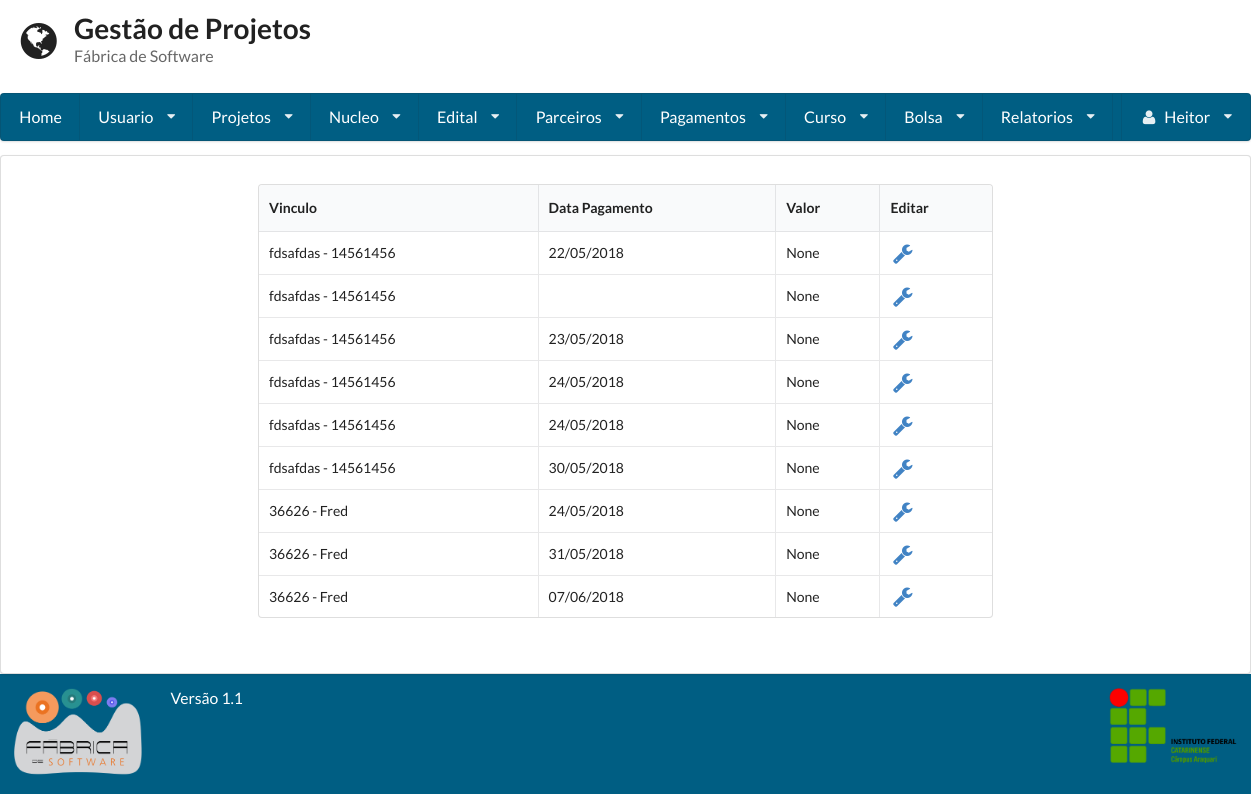
Before: /consulta_pagamento/ (signed in) with the older database file.
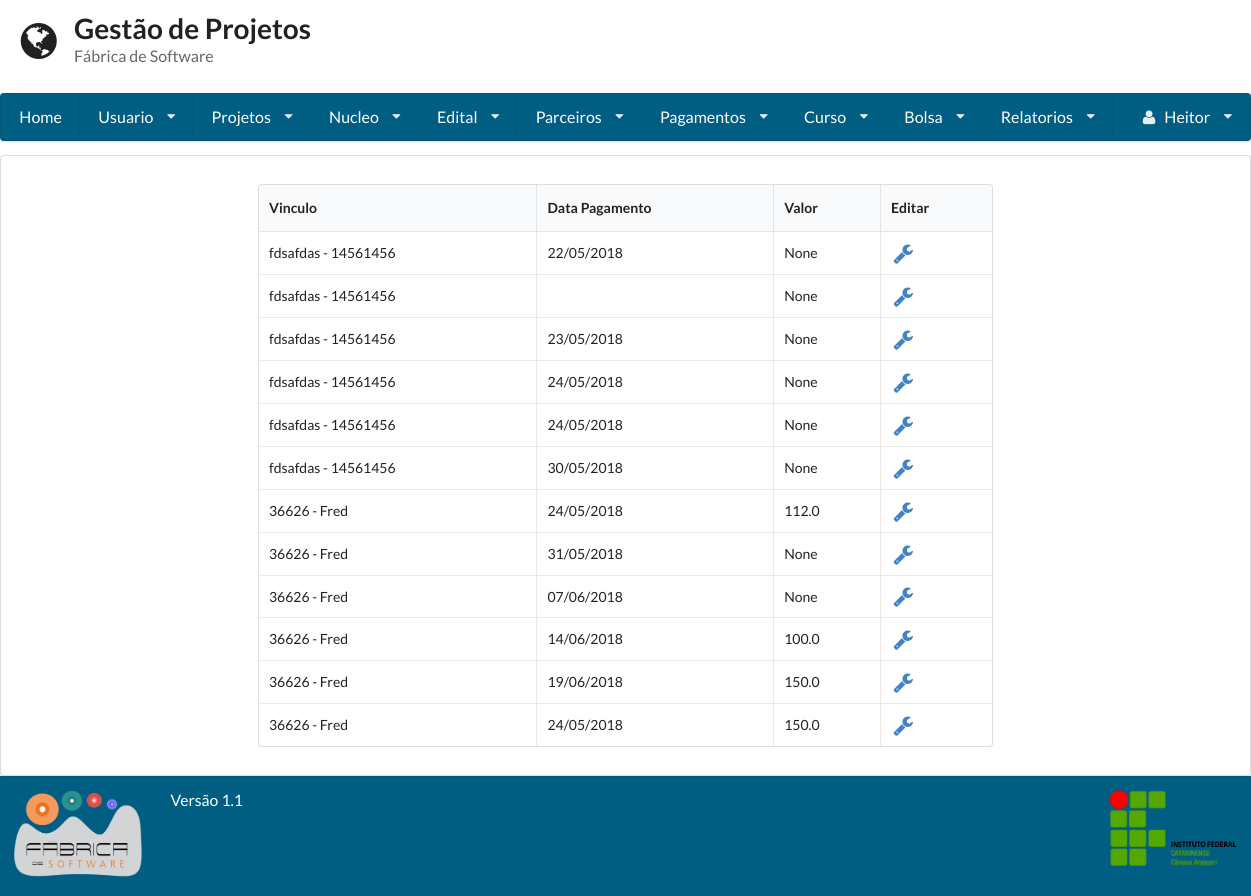
After: the same page with the newer database file.
### gestaoapp/models/pagamentos.py (models this page shows, shortened)
class Pagamentos(models.Model):
    dt_pagamento = models.DateField(null=True, blank=True)
    vinculo = models.ForeignKey(Vinculo)
    valor = models.FloatField(null=True)

### gestaoapp/models/vinculo.py (models this page shows)
class Vinculo(models.Model):
    status = models.BooleanField(default=True)
    dt_inicio = models.DateField(null=True, blank=True)
    dt_termino = models.DateField(null=True, blank=True)
    bolsa = models.ForeignKey(Bolsa, null=True, on_delete=models.CASCADE)
    usuario = models.ForeignKey(Usuario, null=True, on_delete=models.CASCADE)
    def __unicode__(self):
        return '%s - %s' %(self.bolsa.codigo, self.usuario.username)

### gestaoapp/models/bolsa.py (models this page shows, shortened)
class Bolsa(models.Model):
    codigo = models.CharField(max_length=255)
    valor = models.DecimalField(max_digits=8, decimal_places=2)
    dt_inicio = models.DateField()
    dt_termino = models.DateField()
    edital = models.ForeignKey(Edital)
    qtd_pagamento = models.IntegerField(default=0, null=True, blank=True)
    status = models.BooleanField(default=True)
    vinculos = models.ManyToManyField(Usuario, through='Vinculo', blank=True)
    data_hora_cadastro = models.DateTimeField(auto_now=True)
    responsavel_cadastro = models.ForeignKey(User, related_name= 'responsavel')
    responsavel_gerencia = models.ForeignKey(Usuario, related_name= 'responsavel_gerencia')

### gestaoapp/views/pagamentos.py (the view)
# urls.py: url(r'^consulta_pagamento/$', ConsultaPagamento.as_view(), name='consultar_pagamento'),
class ConsultaPagamento(LoginRequiredMixin, View):
    template = 'pagamentos/consulta.html'
    def get(self, request):
        context_dict = {}
        usuario = Usuario.objects.get(id=request.user.id)
        vinculo = Vinculo.objects.filter(usuario=usuario)
        if usuario.super_adm == 1:
            context_dict['pagamentos'] = Pagamentos.objects.all()
        else:
            if vinculo:
                context_dict['pagamentos'] = Pagamentos.objects.filter(vinculo=vinculo)
        return render(request, self.template, context_dict)

### gestaoapp/templates/pagamentos/consulta.html (shortened to what this page needs)
{% extends 'base.html' %}
{% block conteudo %}
    <table class="ui celled table">
        <thead>
        <tr>
            <th>Vinculo</th>
            <th>Data Pagamento</th>
            <th>Valor</th>
            <th>Editar</th>
        </tr>
        </thead>
        <tbody>
        {% for pagamento in pagamentos %}
            <tr>
                <td>{{ pagamento.vinculo }}</td>
                <td>{{ pagamento.dt_pagamento|date:"d/m/Y" }}</td>
            <td>{{ pagamento.valor }}</td>
             <td><a href="{% url 'editar_pagamento' pagamento.id %}"><i class="configure large icon"></i></a></td>
            </tr>
        {% endfor %}
        </tbody>
    </table>
{% endblock %}

### gestaoapp/templates/base.html (shortened to what this page needs)
<!doctype html>
<head>
    {% load staticfiles %}
    <link rel="stylesheet" href="{% static 'semantic-2.1/dist/semantic.css' %}"/>
    <link rel="stylesheet" href="{% static 'base.css' %}"/>
</head>
<body class="cor-fundo">
<header class="cabecalho">
    <div class="ui grid">
        <div class="row">
            <div class='twelve wide column'>
                <h1 class="ui header">
                    <i class='ui icon world'></i>
                    <div class="ui content">
                        Gestão de Projetos
                        <p class="sub header">
                            Fábrica de Software
                        </p>
                    </div>
                </h1>
            </div>
        </div>
        {% if user.is_authenticated %}
            <div class="computer only row">
                <nav class="ui large menu stackable"><a class="item" href="/home">Home</a>
                    <div class="ui dropdown item">Usuario<i class="dropdown icon"></i>
                    </div>
                    <div class="ui dropdown item">Projetos<i class="dropdown icon"></i>
                    </div>
                    <div class="ui dropdown item">Nucleo<i class="dropdown icon"></i>
                    </div>
                    <div class="ui dropdown item">Edital<i class="dropdown icon"></i>
                    </div>
                    <div class="ui dropdown item">Parceiros<i class="dropdown icon"></i>
                    </div>
                    <div class="ui dropdown item">Pagamentos<i class="dropdown icon"></i>
                    </div>
                    {% if user.is_superuser %}
                        <div class="ui dropdown item">Curso<i class="dropdown icon"></i>
                        </div>
                    {% endif %}
                    {% if user.is_superuser %}
                        <div class="ui dropdown item">Bolsa<i class="dropdown icon"></i>
                        </div>
                    {% endif %}
                    {% if user.is_superuser %}
                        <div class="ui dropdown item">Relatorios<i class="dropdown icon"></i>
                        </div>
                    {% endif %}
                    <div class="ui dropdown item right floated"><i class="user icon"></i>
                        {{ request.user.first_name }} <i class="dropdown icon"></i>
                    </div>
                </nav>
            </div>
        {% endif %}
    </div>
</header>
<article class="corpo ui segment cor-conteudo">
    <div class="ui grid">
        <div class="row">
            <div class="three wide column"></div>
            <div class="ten wide column">
                {% block conteudo %}
                {% endblock %}
            </div>
        </div>
    </div>
</article>
<footer class="ui grid rodape verde_escuro">
    <div class="two wide column">
        <img class="ui small image" src="{% static 'fabrica.png' %}">
    </div>
    <div class=" twelve wide column">
        <label class="centered"> Versão 1.1 </label>
    </div>
    <div class="two wide column">
        <img class="ui small image" src="{% static 'ifc2.png' %}">
    </div>
</footer>
</body>
</html>

### static/base.css (style rules this page uses)
.ui.grid { margin: 0 !important; padding: 0 !important; }
.cabecalho { min-height: 16% !important; color: #005e83 !important; }
.cabecalho .grid { margin: 0 !important; padding: 0 !important; }
.corpo { min-height: 64.9% !important; }
.rodape { min-height: 11% !important; }
article { margin: 0 !important; }
.verde_escuro { background: #005e83 !important; color: #FFFFFF !important; }
.ui.menu { width: 100% !important; background-color: #005e83 !important; }
.ui.menu > .item { color: #FFF !important; }
label { font-size: 1.125em !important; }

Changed rows visible on the page:
changed Pagamentos (number 7 of 12 on the later page): valor "None" → "112.0"
added Pagamentos: vinculo "36626 - Fred", dt_pagamento "14/06/2018", valor "100.0"
added Pagamentos: vinculo "36626 - Fred", dt_pagamento "19/06/2018", valor "150.0"
added Pagamentos: vinculo "36626 - Fred", dt_pagamento "24/05/2018", valor "150.0"
